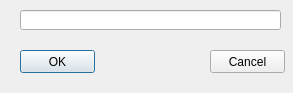
<?xml version="1.0" encoding="UTF-8"?>
<ui version="4.0">
 <class>newGameObjectNameWindow</class>
 <widget class="QDialog" name="newGameObjectNameWindow">
  <property name="geometry">
   <rect>
    <x>0</x>
    <y>0</y>
    <width>293</width>
    <height>93</height>
   </rect>
  </property>
  <property name="windowTitle">
   <string>Dialog</string>
  </property>
  <property name="modal">
   <bool>true</bool>
  </property>
  <widget class="QLineEdit" name="nameLine">
   <property name="geometry">
    <rect>
     <x>20</x>
     <y>10</y>
     <width>261</width>
     <height>20</height>
    </rect>
   </property>
  </widget>
  <widget class="QPushButton" name="OKButton">
   <property name="geometry">
    <rect>
     <x>20</x>
     <y>50</y>
     <width>75</width>
     <height>23</height>
    </rect>
   </property>
   <property name="text">
    <string>OK</string>
   </property>
  </widget>
  <widget class="QPushButton" name="cancelButton">
   <property name="geometry">
    <rect>
     <x>210</x>
     <y>50</y>
     <width>75</width>
     <height>23</height>
    </rect>
   </property>
   <property name="text">
    <string>Cancel</string>
   </property>
  </widget>
 </widget>
 <resources/>
 <connections/>
</ui>
